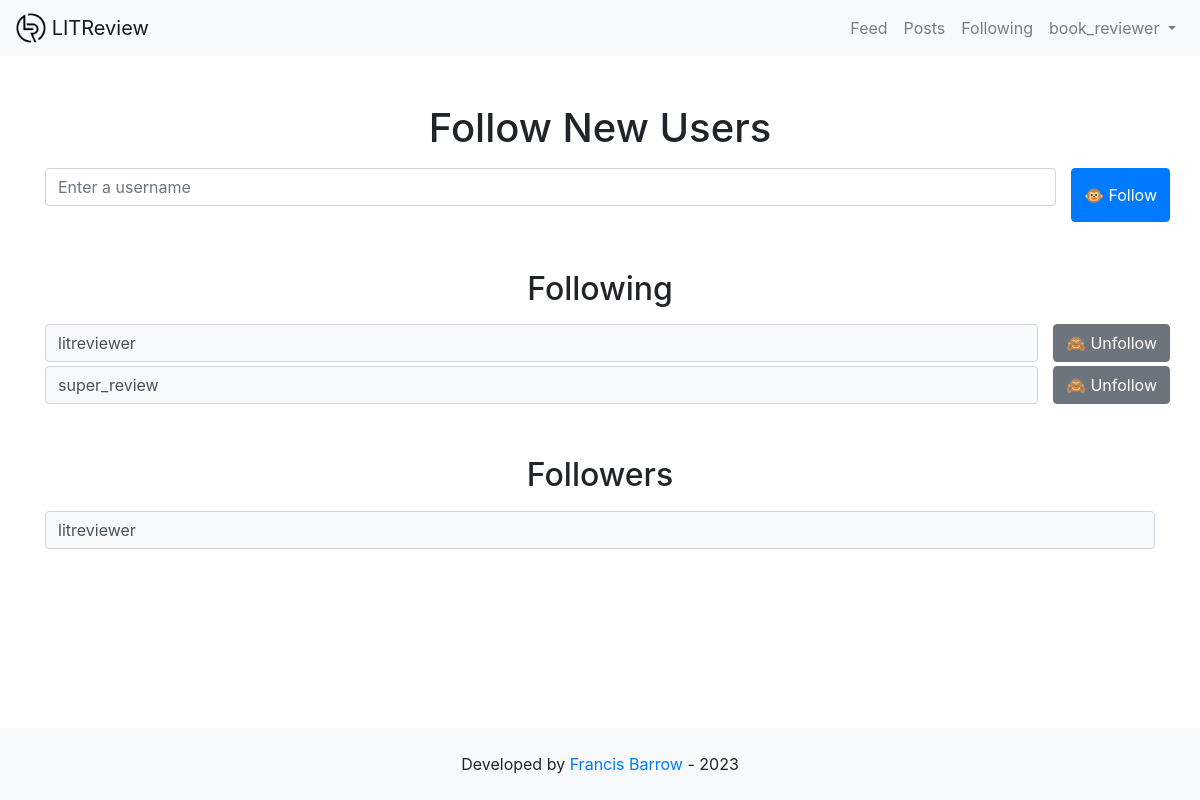
Screenshot of /following/ (signed in) with the database file from the repository.
### authentication/models.py (models this page shows)
class User(AbstractUser):
    follows = models.ManyToManyField(
        'self',
        symmetrical=False,
        blank=True
    )

### authentication/views.py (the view, shortened to what this page needs)
# urls.py: path('following/', authentication.views.following_page, name='following'),
@login_required
def following_page(request):
    follow_form = forms.FollowUsersForm()
    unfollow_form = forms.UnfollowUsersForm()
    followed = request.user.follows.all()
    followers = models.User.objects.filter(follows__id=request.user.id)
    context = {'follow_form': follow_form,
               'unfollow_form': unfollow_form,
               'followed': followed,
               'followers': followers}
    return render(request,
                  'authentication/following.html',
                  context=context)

### authentication/forms.py
class FollowUsersForm(forms.ModelForm):
    def __init__(self, *args, **kwargs):
        super().__init__(*args, **kwargs)
        self.helper = FormHelper()
        self.helper.form_class = FORM_CLASS
        self.helper.form_show_labels = False
        self.helper.layout = Layout(
            Div(
                Field('follow_user', wrapper_class='col mb-0',
                      placeholder="Enter a username"),
                Submit('submit', '🐵 Follow', css_class='col-auto'),
                css_class='row mb-3'
            )
        )
    class Meta:
        model = get_user_model()
        fields = []
    follow_user = forms.CharField(max_length=63)

class UnfollowUsersForm(forms.ModelForm):
    class Meta:
        model = get_user_model()
        fields = []
    unfollow_user = forms.CharField(widget=forms.HiddenInput,
                                    initial="")

### authentication/templates/authentication/following.html (shortened to what this page needs)
{% extends 'base.html' %}
{% load crispy_forms_tags %}
{% block content %}
<h1 class="text-center mt-5 mb-3">Follow New Users</h1>
<form method="post">
    {% crispy follow_form %}
</form>
<h2 class="text-center mt-5 mb-3">Following</h2>
{% if followed|length > 0 %}
    {% for user in followed %}
    <div class="row">
       <div class="col">
           <div class="form-control bg-light">{{ user.username }}</div>
       </div>
        <form class="mb-1" method="post">
                <input class="col-auto btn btn-secondary" type="submit" value="🙈 Unfollow">
        </form>
    </div>
    {% endfor %}
{% else %}
    <p>You do not follow anybody at the moment. Enter a user's username in the field above to follow them.</p>
{% endif %}
<h2 class="text-center mt-5 mb-3">Followers</h2>
{% if followers|length > 0 %}
    {% for user in followers %}
    <div class="row mb-1">
       <div class="col">
           <div class="form-control bg-light">{{ user.username }}</div>
       </div>
    </div>
    {% endfor %}
{% else %}
    <p>You have no followers at the moment. Post reviews to get more followers.</p>
{% endif %}
{% endblock %}

### templates/base.html (shortened to what this page needs)
{% load static %}
{% load bootstrap4 %}
{% bootstrap_css %}
<html>
    <head>
        <link rel="stylesheet" href="{% static 'styles.css' %}">
    </head>
    <body class="d-flex flex-column h-100">
        <nav class="navbar sticky-top navbar-expand-md navbar-light bg-light">
            <a class="navbar-brand" href="{% url 'feed' %}">
                <img src="{% static 'media/LITReview_Logo_Sq.png' %}" width="30" height="30" class="d-inline-block align-top" alt="">
                LITReview
            </a>
            <div class="collapse navbar-collapse" id="navbarNav">
                <ul class="navbar-nav ml-auto">
                    {% if user.is_authenticated %}
                        <li class="nav-item"><a class="nav-link" href="{% url 'feed' %}">Feed</a></li>
                        <li class="nav-item"><a class="nav-link" href="{% url 'posts' %}">Posts</a></li>
                        <li class="nav-item"><a class="nav-link" href="{% url 'following' %}">Following</a></li>
                        <li class="nav-item dropdown">
                            <a class="nav-link dropdown-toggle" href="#" role="button" data-toggle="dropdown" aria-expanded="false">
                                {{ user.username }}
                            </a>
                        </li>
                    {% endif %}
                </ul>
            </div>
        </nav>
        <main role="main" class="">
            <div class="container">
                {% block content %}{% endblock %}
            </div>
        </main>
        <footer class="mt-auto px-auto">
            <div class="text-center bg-light py-4 px-0 mt-4">
                <span>
                    Developed by
                    <a href="https://github.com/franfif/"
                       target="_blank" rel="noopener noreferrer">
                        Francis Barrow
                    </a>
                    - 2023
                </span>
            </div>
        </footer>
    </body>
</html>

### rows the page displays
User: username "book_reviewer"
User: username "litreviewer"
User: username "super_review"
